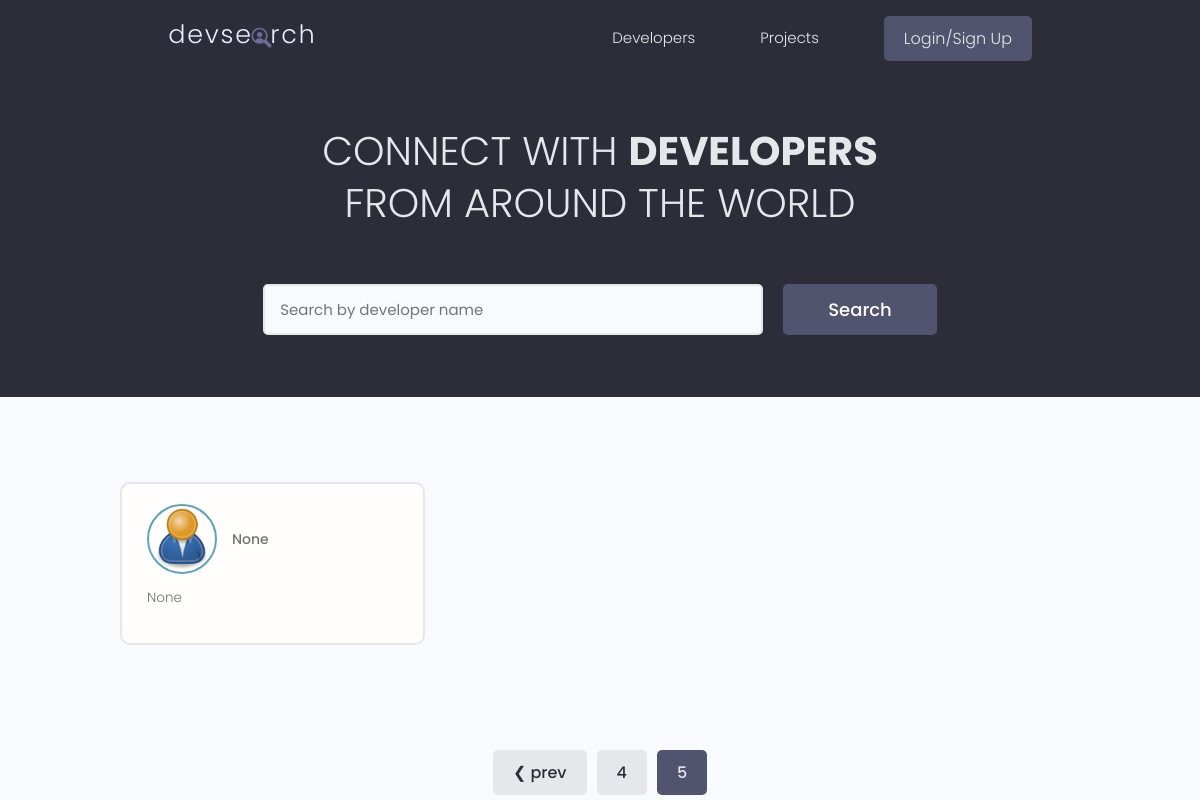
/?search_query=&page=6, run on an earlier commit of the app's database.
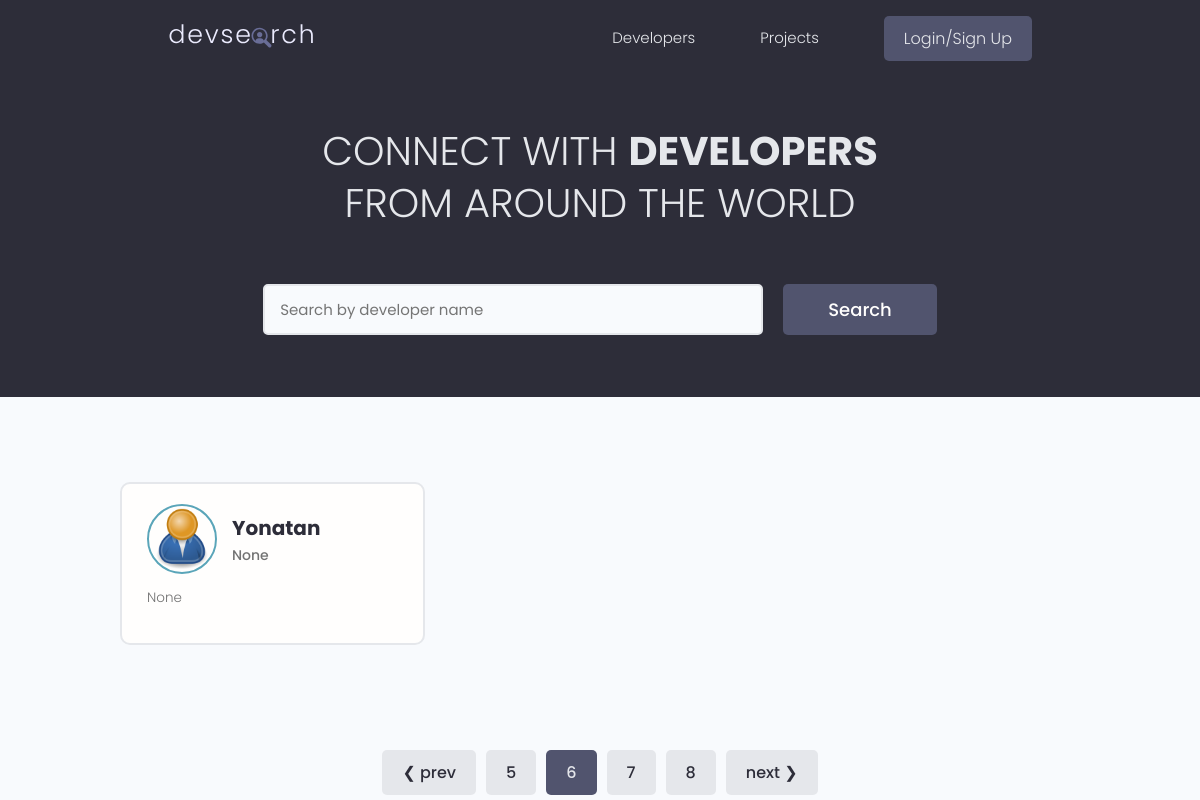
And on a later commit of the database.
### users/models.py (models this page shows, shortened)
class Profile(models.Model):
    user = models.OneToOneField(User, on_delete=models.CASCADE, null=True, blank=True)
    name = models.CharField(max_length=200, blank=True, null=True)
    email = models.EmailField(max_length=500, blank=True, null=True)
    username = models.CharField(max_length=200, blank=True, null=True)
    location = models.CharField(max_length=200, blank=True, null=True)
    short_intro = models.CharField(max_length=200, blank=True, null=True)
    bio = models.TextField(blank=True, null=True)
    profile_image = models.ImageField(null=True, blank=True, upload_to='profiles/', default="profiles/user-default.png")
    social_github = models.CharField(max_length=200, blank=True, null=True)
    social_twitter = models.CharField(max_length=200, blank=True, null=True)
    social_linkedin = models.CharField(max_length=200, blank=True, null=True)
    social_youtube = models.CharField(max_length=200, blank=True, null=True)
    social_website = models.CharField(max_length=200, blank=True, null=True)
    created = models.DateTimeField(auto_now_add=True)
    id = models.UUIDField(default=uuid.uuid4, unique=True,
                          primary_key=True, editable=False)
    class Meta:
        ordering = ['created']
    @property
    def imageURL(self):
        try:
            url = self.profile_image.url
        except:
            url = ''
        return url

### users/views.py (the view)
# urls.py: path('', views.profiles, name="profiles"),
def profiles(request):
    profiles, search_query = searchProfile(request)
    custom_range, profiles = paginateProjects(request, profiles, 1)
    context = {'profiles': profiles, 'search_query': search_query, 'custom_range': custom_range}
    return render(request, 'users/profiles.html', context)

### users/utils.py (called while the page is built)
def paginateProjects(request, profiles, results):
    page = request.GET.get('page')
    paginator = Paginator(profiles, results)
    try:
        profiles = paginator.page(page)
    except PageNotAnInteger:
        page = 1
        profiles = paginator.page(page)
    except EmptyPage:
        page = paginator.num_pages
        profiles = paginator.page(page)
    left_index = int(page) - 1
    if left_index < 1:
        left_index = 1
    right_index = int(page) + 2
    if right_index > paginator.num_pages:
        right_index = paginator.num_pages
    custom_range = range(left_index, right_index + 1)
    return custom_range, profiles

def searchProfile(request):
    search_query = ''
    if request.GET.get('search_query'):
        search_query = request.GET.get('search_query')
    skills = Skill.objects.filter(name__icontains=search_query)
    profiles = Profile.objects.distinct().filter(
        Q(name__icontains=search_query) |
        Q(short_intro__icontains=search_query) |
        Q(skill__in=skills)
        )
    return profiles, search_query

### users/templates/users/profiles.html (shortened to what this page needs)
{% extends 'main.html' %}
{% block content %}
<main class="home">
    <section class="hero-section text-center">
      <div class="container container--narrow">
        <div class="hero-section__box">
          <h2>CONNECT WITH <span>DEVELOPERS</span></h2>
          <h2>FROM AROUND THE WORLD</h2>
        </div>
        <div class="hero-section__search">
          <form id="searchForm" class="form" action="{% url 'profiles' %}" method="get">
            <div class="form__field">
              <input value="{{search_query}}" class="input input--text" id="formInput#search" type="text" name="search_query"
                placeholder="Search by developer name" />
            </div>
            <input class="btn btn--sub btn--lg" type="submit" value="Search" />
          </form>
        </div>
      </div>
    </section>
    <section class="devlist">
      <div class="container">
        <div class="grid grid--three">
        {% for profile in profiles %}
          <div class="column card">
            <div class="dev">
              <a href="{% url 'user-profile' profile.id %}" class="card__body">
                <div class="dev__profile">
                  <img class="avatar avatar--md" src="{{ profile.imageURL }}" alt="image" />
                  <div class="dev__meta">
                    <h3>{{profile.name}}</h3>
                    <h5>{{profile.short_intro|slice:"60"}}</h5>
                  </div>
                </div>
                <p class="dev__info">
                  {{profile.bio|slice:"150"}}
                </p>
              </a>
            </div>
          </div>
        {% endfor %}
        </div>
      </div>
    </section>
    {% include 'pagination.html' with queryset=profiles custom_range=custom_range %}
  </main>
{% endblock content%}

What changed in the data, as far as the page shows it:
no longer on this page (row unchanged): Profile: imageURL (placeholder picture), short_intro "None", bio "None"
added Profile: imageURL (placeholder picture), name "Yonatan", short_intro "None", bio "None"
Also different on the page:
list line gone: "5"
new list line: "5"
new list line: "6"
new list line: "7"
new list line: "8"
text now shown: "next ❯"
list line gone: "4"
